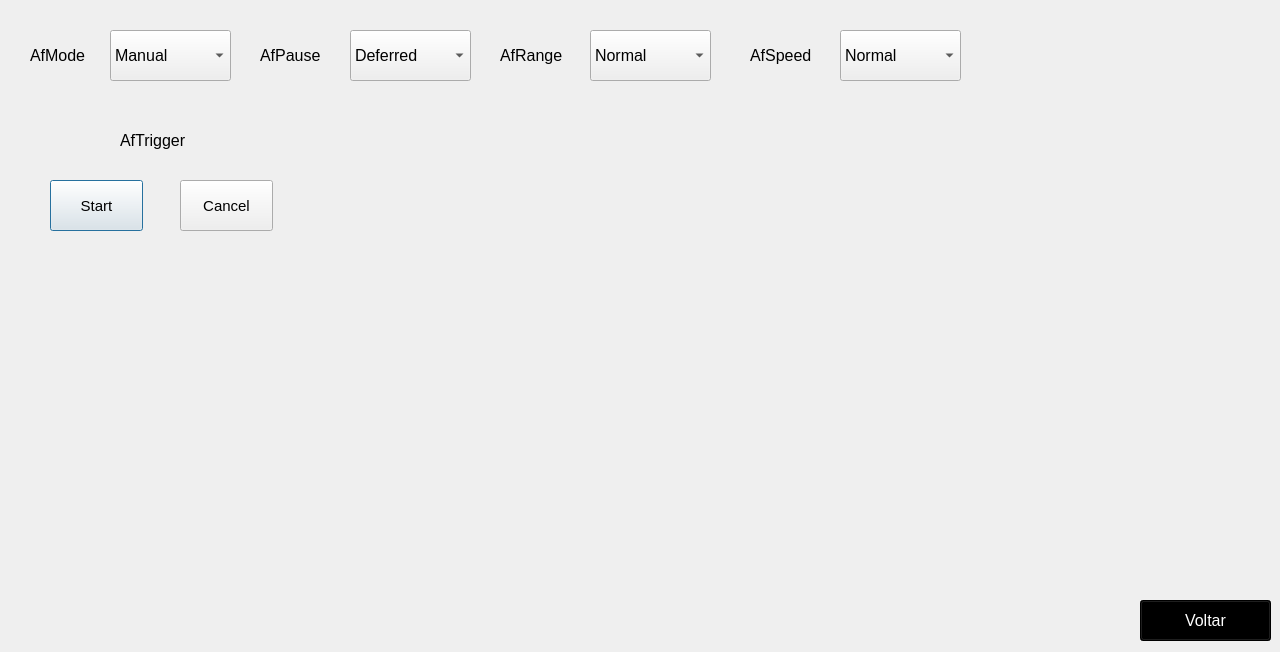
<?xml version="1.0" encoding="UTF-8"?>
<ui version="4.0">
 <class>Dialog</class>
 <widget class="QDialog" name="Dialog">
  <property name="geometry">
   <rect>
    <x>0</x>
    <y>0</y>
    <width>1280</width>
    <height>652</height>
   </rect>
  </property>
  <property name="windowTitle">
   <string>Foco</string>
  </property>
  <property name="windowIcon">
   <iconset resource="../icones/icones.qrc">
    <normaloff>:/icones/lion.png</normaloff>:/icones/lion.png</iconset>
  </property>
  <widget class="QLabel" name="label_af_mode">
   <property name="geometry">
    <rect>
     <x>30</x>
     <y>30</y>
     <width>71</width>
     <height>51</height>
    </rect>
   </property>
   <property name="font">
    <font>
     <pointsize>12</pointsize>
    </font>
   </property>
   <property name="text">
    <string>AfMode</string>
   </property>
  </widget>
  <widget class="QComboBox" name="comboBox_af_mode">
   <property name="geometry">
    <rect>
     <x>110</x>
     <y>30</y>
     <width>121</width>
     <height>51</height>
    </rect>
   </property>
   <property name="font">
    <font>
     <pointsize>12</pointsize>
    </font>
   </property>
   <item>
    <property name="text">
     <string>Manual</string>
    </property>
   </item>
   <item>
    <property name="text">
     <string>Auto</string>
    </property>
   </item>
   <item>
    <property name="text">
     <string>Continuous</string>
    </property>
   </item>
  </widget>
  <widget class="QLabel" name="label_af_pause">
   <property name="geometry">
    <rect>
     <x>260</x>
     <y>30</y>
     <width>71</width>
     <height>51</height>
    </rect>
   </property>
   <property name="font">
    <font>
     <pointsize>12</pointsize>
    </font>
   </property>
   <property name="text">
    <string>AfPause</string>
   </property>
  </widget>
  <widget class="QComboBox" name="comboBox_af_pause">
   <property name="geometry">
    <rect>
     <x>350</x>
     <y>30</y>
     <width>121</width>
     <height>51</height>
    </rect>
   </property>
   <property name="font">
    <font>
     <pointsize>12</pointsize>
    </font>
   </property>
   <item>
    <property name="text">
     <string>Deferred</string>
    </property>
   </item>
   <item>
    <property name="text">
     <string>Immediate</string>
    </property>
   </item>
   <item>
    <property name="text">
     <string>Resume</string>
    </property>
   </item>
  </widget>
  <widget class="QComboBox" name="comboBox_af_range">
   <property name="geometry">
    <rect>
     <x>590</x>
     <y>30</y>
     <width>121</width>
     <height>51</height>
    </rect>
   </property>
   <property name="font">
    <font>
     <pointsize>12</pointsize>
    </font>
   </property>
   <item>
    <property name="text">
     <string>Normal</string>
    </property>
   </item>
   <item>
    <property name="text">
     <string>Macro</string>
    </property>
   </item>
   <item>
    <property name="text">
     <string>Full</string>
    </property>
   </item>
  </widget>
  <widget class="QLabel" name="label_af_range">
   <property name="geometry">
    <rect>
     <x>500</x>
     <y>30</y>
     <width>91</width>
     <height>51</height>
    </rect>
   </property>
   <property name="font">
    <font>
     <pointsize>12</pointsize>
    </font>
   </property>
   <property name="text">
    <string>AfRange</string>
   </property>
  </widget>
  <widget class="QComboBox" name="comboBox_af_speed">
   <property name="geometry">
    <rect>
     <x>840</x>
     <y>30</y>
     <width>121</width>
     <height>51</height>
    </rect>
   </property>
   <property name="font">
    <font>
     <pointsize>12</pointsize>
    </font>
   </property>
   <item>
    <property name="text">
     <string>Normal</string>
    </property>
   </item>
   <item>
    <property name="text">
     <string>Fast</string>
    </property>
   </item>
  </widget>
  <widget class="QLabel" name="label_af_speed">
   <property name="geometry">
    <rect>
     <x>750</x>
     <y>30</y>
     <width>91</width>
     <height>51</height>
    </rect>
   </property>
   <property name="font">
    <font>
     <pointsize>12</pointsize>
    </font>
   </property>
   <property name="text">
    <string>AfSpeed</string>
   </property>
  </widget>
  <widget class="QLabel" name="label_af_trigger">
   <property name="geometry">
    <rect>
     <x>120</x>
     <y>120</y>
     <width>121</width>
     <height>41</height>
    </rect>
   </property>
   <property name="font">
    <font>
     <pointsize>12</pointsize>
    </font>
   </property>
   <property name="text">
    <string>AfTrigger</string>
   </property>
  </widget>
  <widget class="QPushButton" name="pushButton_trigger_start">
   <property name="geometry">
    <rect>
     <x>50</x>
     <y>180</y>
     <width>93</width>
     <height>51</height>
    </rect>
   </property>
   <property name="font">
    <font>
     <pointsize>11</pointsize>
    </font>
   </property>
   <property name="text">
    <string>Start</string>
   </property>
  </widget>
  <widget class="QPushButton" name="pushButton_trigger_cancel">
   <property name="geometry">
    <rect>
     <x>180</x>
     <y>180</y>
     <width>93</width>
     <height>51</height>
    </rect>
   </property>
   <property name="font">
    <font>
     <pointsize>11</pointsize>
    </font>
   </property>
   <property name="text">
    <string>Cancel</string>
   </property>
  </widget>
  <widget class="QPushButton" name="pushButton_main_w">
   <property name="geometry">
    <rect>
     <x>1140</x>
     <y>600</y>
     <width>131</width>
     <height>41</height>
    </rect>
   </property>
   <property name="font">
    <font>
     <pointsize>12</pointsize>
    </font>
   </property>
   <property name="styleSheet">
    <string notr="true">background-color: rgb(0, 0, 0);
color: rgb(255, 255, 255);</string>
   </property>
   <property name="text">
    <string>Voltar</string>
   </property>
  </widget>
 </widget>
 <resources>
  <include location="../icones/icones.qrc"/>
 </resources>
 <connections/>
</ui>
